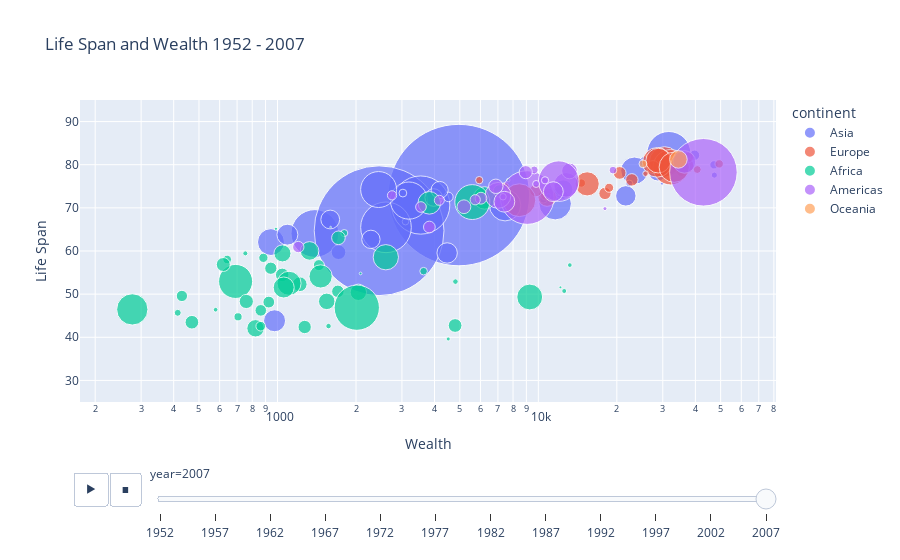

Notebook source saved alongside this figure:
### Code cell
fg.show()

### Figure 1 — Plotly figure (JSON) as saved in the notebook; plotly's stock layout.template omitted (floating-point values rounded to 4 significant figures)
{"data": [{"hovertemplate": "<b>%{hovertext}</b><br><br>continent=Asia<br>year=2007<br>Wealth=%{x}<br>Life Span=%{y}<br>pop=%{marker.size}<extra></extra>", "hovertext": ["Afghanistan", "Bahrain", "Bangladesh", "Cambodia", "China", "Hong Kong, China", "India", "Indonesia", "Iran", "Iraq", "Israel", "Japan", "Jordan", "Korea, Dem. Rep.", "Korea, Rep.", "Kuwait", "Lebanon", "Malaysia", "Mongolia", "Myanmar", "Nepal", "Oman", "Pakistan", "Philippines", "Saudi Arabia", "Singapore", "Sri Lanka", "Syria", "Taiwan", "Thailand", "Vietnam", "West Bank and Gaza", "Yemen, Rep."], "legendgroup": "Asia", "marker": {"color": "#636efa", "size": [31889923, 708573, 150448339, 14131858, 1318683096, 6980412, 1110396331, 223547000, 69453570, 27499638, 6426679, 127467972, 6053193, 23301725, 49044790, 2505559, 3921278, 24821286, 2874127, 47761980, 28901790, 3204897, 169270617, 91077287, 27601038, 4553009, 20378239, 19314747, 23174294, 65068149, 85262356, 4018332, 22211743], "sizemode": "area", "sizeref": 131900.0, "symbol": "circle"}, "mode": "markers", "name": "Asia", "orientation": "v", "showlegend": true, "type": "scatter", "x": [974.6, 29800.0, 1391.0, 1714.0, 4959.0, 39720.0, 2452.0, 3541.0, 11610.0, 4471.0, 25520.0, 31660.0, 4519.0, 1593.0, 23350.0, 47310.0, 10460.0, 12450.0, 3096.0, 944, 1091.0, 22320.0, 2606.0, 3190.0, 21650.0, 47140.0, 3970.0, 4185.0, 28720.0, 7458.0, 2442.0, 3025.0, 2281.0], "xaxis": "x", "y": [43.83, 75.64, 64.06, 59.72, 72.96, 82.21, 64.7, 70.65, 70.96, 59.55, 80.75, 82.6, 72.53, 67.3, 78.62, 77.59, 71.99, 74.24, 66.8, 62.07, 63.78, 75.64, 65.48, 71.69, 72.78, 79.97, 72.4, 74.14, 78.4, 70.62, 74.25, 73.42, 62.7], "yaxis": "y"}, {"hovertemplate": "<b>%{hovertext}</b><br><br>continent=Europe<br>year=2007<br>Wealth=%{x}<br>Life Span=%{y}<br>pop=%{marker.size}<extra></extra>", "hovertext": ["Albania", "Austria", "Belgium", "Bosnia and Herzegovina", "Bulgaria", "Croatia", "Czech Republic", "Denmark", "Finland", "France", "Germany", "Greece", "Hungary", "Iceland", "Ireland", "Italy", "Montenegro", "Netherlands", "Norway", "Poland", "Portugal", "Romania", "Serbia", "Slovak Republic", "Slovenia", "Spain", "Sweden", "Switzerland", "Turkey", "United Kingdom"], "legendgroup": "Europe", "marker": {"color": "#EF553B", "size": [3600523, 8199783, 10392226, 4552198, 7322858, 4493312, 10228744, 5468120, 5238460, 61083916, 82400996, 10706290, 9956108, 301931, 4109086, 58147733, 684736, 16570613, 4627926, 38518241, 10642836, 22276056, 10150265, 5447502, 2009245, 40448191, 9031088, 7554661, 71158647, 60776238], "sizemode": "area", "sizeref": 131900.0, "symbol": "circle"}, "mode": "markers", "name": "Europe", "orientation": "v", "showlegend": true, "type": "scatter", "x": [5937.0, 36130.0, 33690.0, 7446.0, 10680.0, 14620.0, 22830.0, 35280.0, 33210.0, 30470.0, 32170.0, 27540.0, 18010.0, 36180.0, 40680.0, 28570.0, 9254.0, 36800.0, 49360.0, 15390.0, 20510.0, 10810.0, 9787.0, 18680.0, 25770.0, 28820.0, 33860.0, 37510.0, 8458.0, 33200.0], "xaxis": "x", "y": [76.42, 79.83, 79.44, 74.85, 73.0, 75.75, 76.49, 78.33, 79.31, 80.66, 79.41, 79.48, 73.34, 81.76, 78.89, 80.55, 74.54, 79.76, 80.2, 75.56, 78.1, 72.48, 74.0, 74.66, 77.93, 80.94, 80.88, 81.7, 71.78, 79.42], "yaxis": "y"}, {"hovertemplate": "<b>%{hovertext}</b><br><br>continent=Africa<br>year=2007<br>Wealth=%{x}<br>Life Span=%{y}<br>pop=%{marker.size}<extra></extra>", "hovertext": ["Algeria", "Angola", "Benin", "Botswana", "Burkina Faso", "Burundi", "Cameroon", "Central African Republic", "Chad", "Comoros", "Congo, Dem. Rep.", "Congo, Rep.", "Cote d'Ivoire", "Djibouti", "Egypt", "Equatorial Guinea", "Eritrea", "Ethiopia", "Gabon", "Gambia", "Ghana", "Guinea", "Guinea-Bissau", "Kenya", "Lesotho", "Liberia", "Libya", "Madagascar", "Malawi", "Mali", "Mauritania", "Mauritius", "Morocco", "Mozambique", "Namibia", "Niger", "Nigeria", "Reunion", "Rwanda", "Sao Tome and Principe", "Senegal", "Sierra Leone", "Somalia", "South Africa", "Sudan", "Swaziland", "Tanzania", "Togo", "Tunisia", "Uganda", "Zambia", "Zimbabwe"], "legendgroup": "Africa", "marker": {"color": "#00cc96", "size": [33333216, 12420476, 8078314, 1639131, 14326203, 8390505, 17696293, 4369038, 10238807, 710960, 64606759, 3800610, 18013409, 496374, 80264543, 551201, 4906585, 76511887, 1454867, 1688359, 22873338, 9947814, 1472041, 35610177, 2012649, 3193942, 6036914, 19167654, 13327079, 12031795, 3270065, 1250882, 33757175, 19951656, 2055080, 12894865, 135031164, 798094, 8860588, 199579, 12267493, 6144562, 9118773, 43997828, 42292929, 1133066, 38139640, 5701579, 10276158, 29170398, 11746035, 12311143], "sizemode": "area", "sizeref": 131900.0, "symbol": "circle"}, "mode": "markers", "name": "Africa", "orientation": "v", "showlegend": true, "type": "scatter", "x": [6223.0, 4797.0, 1441.0, 12570.0, 1217.0, 430.1, 2042.0, 706.0, 1704.0, 986.1, 277.6, 3633.0, 1545.0, 2082.0, 5581.0, 12150.0, 641.4, 690.8, 13210.0, 752.7, 1328.0, 942.7, 579.2, 1463.0, 1569.0, 414.5, 12060.0, 1045.0, 759.3, 1043.0, 1803.0, 10960.0, 3820.0, 823.7, 4811.0, 619.7, 2014.0, 7670.0, 863.1, 1598.0, 1712.0, 862.5, 926.1, 9270.0, 2602.0, 4513.0, 1107.0, 883.0, 7093.0, 1056.0, 1271.0, 469.7], "xaxis": "x", "y": [72.3, 42.73, 56.73, 50.73, 52.3, 49.58, 50.43, 44.74, 50.65, 65.15, 46.46, 55.32, 48.33, 54.79, 71.34, 51.58, 58.04, 52.95, 56.73, 59.45, 60.02, 56.01, 46.39, 54.11, 42.59, 45.68, 73.95, 59.44, 48.3, 54.47, 64.16, 72.8, 71.16, 42.08, 52.91, 56.87, 46.86, 76.44, 46.24, 65.53, 63.06, 42.57, 48.16, 49.34, 58.56, 39.61, 52.52, 58.42, 73.92, 51.54, 42.38, 43.49], "yaxis": "y"}, {"hovertemplate": "<b>%{hovertext}</b><br><br>continent=Americas<br>year=2007<br>Wealth=%{x}<br>Life Span=%{y}<br>pop=%{marker.size}<extra></extra>", "hovertext": ["Argentina", "Bolivia", "Brazil", "Canada", "Chile", "Colombia", "Costa Rica", "Cuba", "Dominican Republic", "Ecuador", "El Salvador", "Guatemala", "Haiti", "Honduras", "Jamaica", "Mexico", "Nicaragua", "Panama", "Paraguay", "Peru", "Puerto Rico", "Trinidad and Tobago", "United States", "Uruguay", "Venezuela"], "legendgroup": "Americas", "marker": {"color": "#ab63fa", "size": [40301927, 9119152, 190010647, 33390141, 16284741, 44227550, 4133884, 11416987, 9319622, 13755680, 6939688, 12572928, 8502814, 7483763, 2780132, 108700891, 5675356, 3242173, 6667147, 28674757, 3942491, 1056608, 301139947, 3447496, 26084662], "sizemode": "area", "sizeref": 131900.0, "symbol": "circle"}, "mode": "markers", "name": "Americas", "orientation": "v", "showlegend": true, "type": "scatter", "x": [12780.0, 3822.0, 9066.0, 36320.0, 13170.0, 7007.0, 9645.0, 8948.0, 6025.0, 6873.0, 5728.0, 5186.0, 1202.0, 3548.0, 7321.0, 11980.0, 2749.0, 9809.0, 4173.0, 7409.0, 19330.0, 18010.0, 42950.0, 10610.0, 11420.0], "xaxis": "x", "y": [75.32, 65.55, 72.39, 80.65, 78.55, 72.89, 78.78, 78.27, 72.23, 74.99, 71.88, 70.26, 60.92, 70.2, 72.57, 76.19, 72.9, 75.54, 71.75, 71.42, 78.75, 69.82, 78.24, 76.38, 73.75], "yaxis": "y"}, {"hovertemplate": "<b>%{hovertext}</b><br><br>continent=Oceania<br>year=2007<br>Wealth=%{x}<br>Life Span=%{y}<br>pop=%{marker.size}<extra></extra>", "hovertext": ["Australia", "New Zealand"], "legendgroup": "Oceania", "marker": {"color": "#FFA15A", "size": [20434176, 4115771], "sizemode": "area", "sizeref": 131900.0, "symbol": "circle"}, "mode": "markers", "name": "Oceania", "orientation": "v", "showlegend": true, "type": "scatter", "x": [34440.0, 25190.0], "xaxis": "x", "y": [81.23, 80.2], "yaxis": "y"}], "layout": {"autosize": true, "legend": {"itemsizing": "constant", "title": {"text": "continent"}, "tracegroupgap": 0}, "sliders": [{"active": 11, "currentvalue": {"prefix": "year="}, "len": 0.9, "pad": {"b": 10, "t": 60}, "steps": [{"args": [["1952"], {"frame": {"duration": 0, "redraw": false}, "fromcurrent": true, "mode": "immediate", "transition": {"duration": 0, "easing": "linear"}}], "label": "1952", "method": "animate"}, {"args": [["1957"], {"frame": {"duration": 0, "redraw": false}, "fromcurrent": true, "mode": "immediate", "transition": {"duration": 0, "easing": "linear"}}], "label": "1957", "method": "animate"}, {"args": [["1962"], {"frame": {"duration": 0, "redraw": false}, "fromcurrent": true, "mode": "immediate", "transition": {"duration": 0, "easing": "linear"}}], "label": "1962", "method": "animate"}, {"args": [["1967"], {"frame": {"duration": 0, "redraw": false}, "fromcurrent": true, "mode": "immediate", "transition": {"duration": 0, "easing": "linear"}}], "label": "1967", "method": "animate"}, {"args": [["1972"], {"frame": {"duration": 0, "redraw": false}, "fromcurrent": true, "mode": "immediate", "transition": {"duration": 0, "easing": "linear"}}], "label": "1972", "method": "animate"}, {"args": [["1977"], {"frame": {"duration": 0, "redraw": false}, "fromcurrent": true, "mode": "immediate", "transition": {"duration": 0, "easing": "linear"}}], "label": "1977", "method": "animate"}, {"args": [["1982"], {"frame": {"duration": 0, "redraw": false}, "fromcurrent": true, "mode": "immediate", "transition": {"duration": 0, "easing": "linear"}}], "label": "1982", "method": "animate"}, {"args": [["1987"], {"frame": {"duration": 0, "redraw": false}, "fromcurrent": true, "mode": "immediate", "transition": {"duration": 0, "easing": "linear"}}], "label": "1987", "method": "animate"}, {"args": [["1992"], {"frame": {"duration": 0, "redraw": false}, "fromcurrent": true, "mode": "immediate", "transition": {"duration": 0, "easing": "linear"}}], "label": "1992", "method": "animate"}, {"args": [["1997"], {"frame": {"duration": 0, "redraw": false}, "fromcurrent": true, "mode": "immediate", "transition": {"duration": 0, "easing": "linear"}}], "label": "1997", "method": "animate"}, {"args": [["2002"], {"frame": {"duration": 0, "redraw": false}, "fromcurrent": true, "mode": "immediate", "transition": {"duration": 0, "easing": "linear"}}], "label": "2002", "method": "animate"}, {"args": [["2007"], {"frame": {"duration": 0, "redraw": false}, "fromcurrent": true, "mode": "immediate", "transition": {"duration": 0, "easing": "linear"}}], "label": "2007", "method": "animate"}], "x": 0.1, "xanchor": "left", "y": 0, "yanchor": "top"}], "title": {"text": "Life Span and Wealth 1952 - 2007"}, "updatemenus": [{"active": 0, "buttons": [{"args": [null, {"frame": {"duration": 500, "redraw": false}, "fromcurrent": true, "mode": "immediate", "transition": {"duration": 500, "easing": "linear"}}], "label": "&#9654;", "method": "animate"}, {"args": [[null], {"frame": {"duration": 0, "redraw": false}, "fromcurrent": true, "mode": "immediate", "transition": {"duration": 0, "easing": "linear"}}], "label": "&#9724;", "method": "animate"}], "direction": "left", "pad": {"r": 10, "t": 70}, "showactive": false, "type": "buttons", "x": 0.1, "xanchor": "right", "y": 0, "yanchor": "top"}], "xaxis": {"anchor": "y", "autorange": true, "domain": [0, 1], "range": [2.28, 4.838], "title": {"text": "Wealth"}, "type": "log"}, "yaxis": {"anchor": "x", "domain": [0, 1], "range": [25, 95], "title": {"text": "Life Span"}, "type": "linear"}}}
